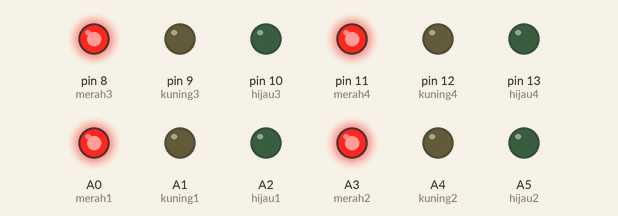
The sketch below on a simulated Arduino Uno, built with avr-gcc and run on an emulated ATmega328P. Parts: output pins drawn as LEDs (lit = HIGH).

Above: at 0.1 s.
At 2.1 s:
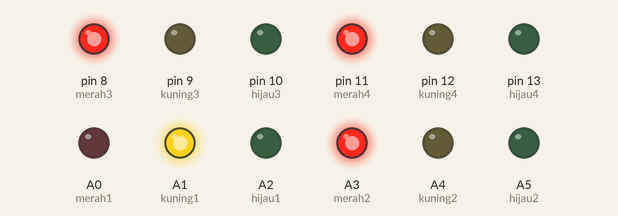
At 11.1 s:
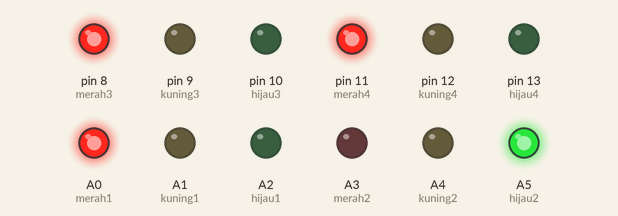
At 19.1 s:
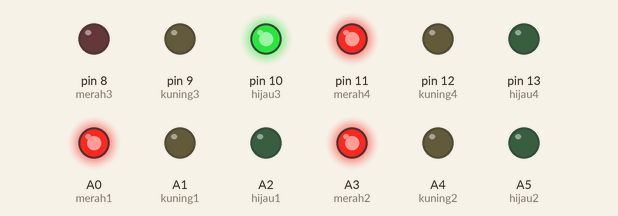
At 27.1 s:
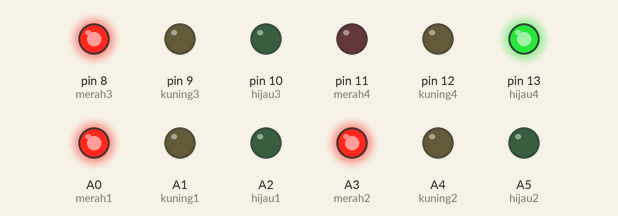
At 35.1 s:
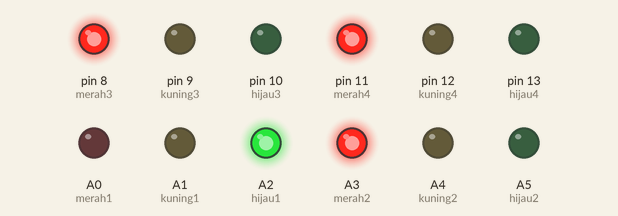
Timing chart, 0 to 36.6 s (numbered marks = the images above):
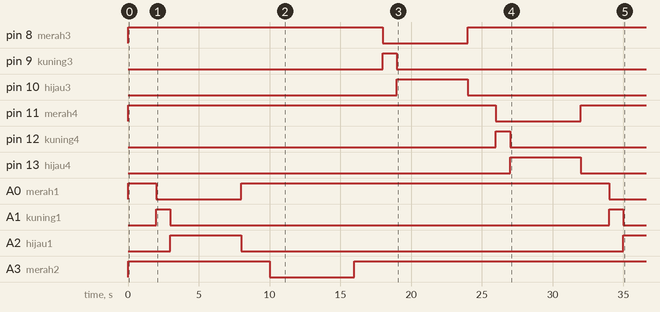

The sketch:

lampu_lalulintas_4_jalur.ino
```cpp
int merah1=A0;
int kuning1=A1;
int hijau1=A2;

int merah2=A3;
int kuning2=A4;
int hijau2=A5;

int merah3=8;
int kuning3=9;
int hijau3=10;

int merah4=11;
int kuning4=12;
int hijau4=13;

void setup(){
  pinMode(merah1,OUTPUT);
  pinMode(kuning1,OUTPUT);
  pinMode(hijau1,OUTPUT);

  pinMode(merah2,OUTPUT);
  pinMode(kuning2,OUTPUT);
  pinMode(hijau2,OUTPUT);

  pinMode(merah3,OUTPUT);
  pinMode(kuning3,OUTPUT);
  pinMode(hijau3,OUTPUT);

  pinMode(merah4,OUTPUT);
  pinMode(kuning4,OUTPUT);
  pinMode(hijau4,OUTPUT);

}

void jalur1(){
  //1
  digitalWrite(merah1,1);
  delay(2000); //Jeda lampu merah ke lampu kuning
  digitalWrite(merah1,0);
  digitalWrite(kuning1,1);
  delay(1000); //Jeda lampu kuning ke lampu hijau
  digitalWrite(kuning1,0);
  digitalWrite(merah1,0);
  digitalWrite(hijau1,1);
  digitalWrite(merah2,1);
  digitalWrite(merah3,1);
  digitalWrite(merah4,1);
  delay(5000); //Durasi lampu hijau
  digitalWrite(hijau1,0);
  digitalWrite(merah1,1);
}

void jalur2(){
  //2
  digitalWrite(merah2,1);
  delay(2000); //Jeda lampu merah ke lampu kuning
  digitalWrite(merah2,0);
  digitalWrite(kuning2,1);
  delay(1000); //Jeda lampu kuning ke lampu hijau
  digitalWrite(kuning2,0);
  digitalWrite(merah2,0);
  digitalWrite(hijau2,1);
  digitalWrite(merah1,1);
  digitalWrite(merah3,1);
  digitalWrite(merah4,1);
  delay(5000); //Durasi lampu hijau
  digitalWrite(hijau2,0);
  digitalWrite(merah2,1);
}

void jalur3(){
  //3
  digitalWrite(merah3,1);
  delay(2000); //Jeda lampu merah ke lampu kuning
  digitalWrite(merah3,0);
  digitalWrite(kuning3,1);
  delay(1000); //Jeda lampu kuning ke lampu hijau
  digitalWrite(kuning3,0);
  digitalWrite(merah3,0);
  digitalWrite(hijau3,1);
  digitalWrite(merah1,1);
  digitalWrite(merah2,1);
  digitalWrite(merah4,1);
  delay(5000); //Durasi lampu hijau
  digitalWrite(hijau3,0);
  digitalWrite(merah3,1);
}

void jalur4(){
  //4
  digitalWrite(merah4,1);
  delay(2000); //Jeda lampu merah ke lampu kuning
  digitalWrite(merah4,0);
  digitalWrite(kuning4,1);
  delay(1000); //Jeda lampu kuning ke lampu hijau
  digitalWrite(kuning4,0);
  digitalWrite(merah4,0);
  digitalWrite(hijau4,1);
  digitalWrite(merah1,1);
  digitalWrite(merah2,1);
  digitalWrite(merah3,1);
  delay(5000); //Durasi lampu hijau
  digitalWrite(hijau4,0);
  digitalWrite(merah4,1);
}

void loop(){
  //Awal hidup, semua jalur lampu merah.
  digitalWrite(merah1,1);
  digitalWrite(merah2,1);
  digitalWrite(merah3,1);
  digitalWrite(merah4,1);

  //Lampu lalin berjalan.
  jalur1();
  jalur2();
  jalur3();
  jalur4();

}
```

Measured:
- by itself, pin 8 (merah3): LOW → HIGH at 0.00 s, → LOW 18.0 s later, → HIGH 6.0 s later
- by itself, pin 9 (kuning3): LOW → HIGH at 18.0 s, → LOW 1.0 s later
- by itself, pin 10 (hijau3): LOW → HIGH at 19.0 s, → LOW 5.0 s later
- by itself, pin 11 (merah4): LOW → HIGH at 0.00 s, → LOW 26.0 s later, → HIGH 6.0 s later
- by itself, pin 12 (kuning4): LOW → HIGH at 26.0 s, → LOW 1.0 s later
- by itself, pin 13 (hijau4): LOW → HIGH at 27.0 s, → LOW 5.0 s later
- by itself, A0 (merah1): LOW → HIGH at 0.00 s, → LOW 2.0 s later, → HIGH 6.0 s later, → LOW 26.0 s later
- by itself, A1 (kuning1): alternates HIGH for 1.0 s and LOW for 31.0 s
